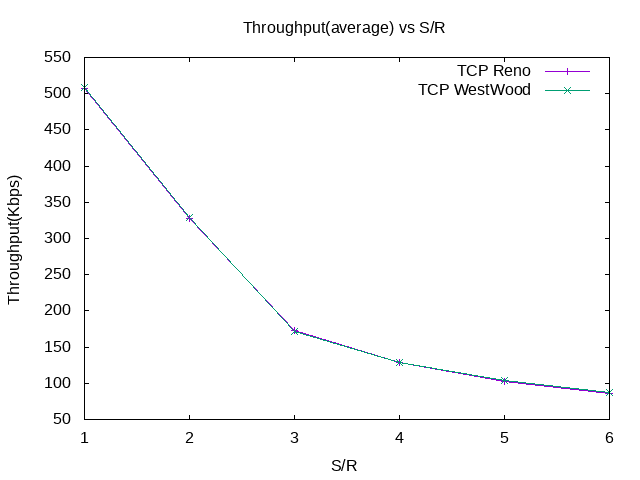

This figure's gnuplot source:
set terminal png
set output "baseline_tput_vs_sr.png"
set title "Throughput(average) vs S/R"
set xlabel "S/R"
set ylabel "Throughput(Kbps)"

plot "reno_tput_vs_sr.cwnd" using 1:3 with linespoints title "TCP Reno", \
     "westwood_tput_vs_sr.cwnd" using 1:3 with linespoints title "TCP WestWood"